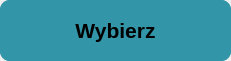
<?xml version="1.0" encoding="UTF-8"?>
<ui version="4.0">
 <class>ScheduleCellEmpty</class>
 <widget class="QWidget" name="ScheduleCellEmpty">
  <property name="geometry">
   <rect>
    <x>0</x>
    <y>0</y>
    <width>231</width>
    <height>61</height>
   </rect>
  </property>
  <property name="windowTitle">
   <string>Form</string>
  </property>
  <widget class="QFrame" name="mainFrame">
   <property name="geometry">
    <rect>
     <x>0</x>
     <y>0</y>
     <width>231</width>
     <height>61</height>
    </rect>
   </property>
   <property name="styleSheet">
    <string notr="true">border-radius: 10px;
background-color: rgb(50, 149, 168);</string>
   </property>
   <property name="frameShape">
    <enum>QFrame::Shape::StyledPanel</enum>
   </property>
   <property name="frameShadow">
    <enum>QFrame::Shadow::Raised</enum>
   </property>
   <widget class="QPushButton" name="pushButton">
    <property name="geometry">
     <rect>
      <x>0</x>
      <y>0</y>
      <width>231</width>
      <height>61</height>
     </rect>
    </property>
    <property name="font">
     <font>
      <pointsize>16</pointsize>
      <bold>true</bold>
     </font>
    </property>
    <property name="text">
     <string>Wybierz</string>
    </property>
   </widget>
  </widget>
 </widget>
 <resources/>
 <connections/>
</ui>
